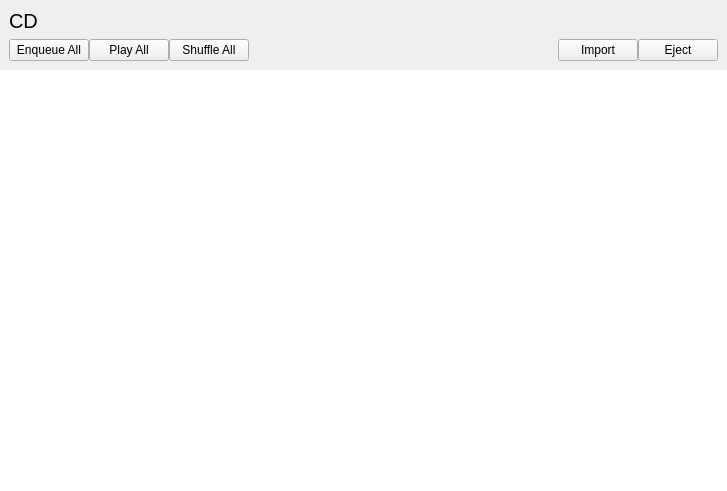
<?xml version="1.0" encoding="UTF-8"?>
<ui version="4.0">
 <class>CdChecker</class>
 <widget class="QWidget" name="CdChecker">
  <property name="geometry">
   <rect>
    <x>0</x>
    <y>0</y>
    <width>727</width>
    <height>491</height>
   </rect>
  </property>
  <property name="windowTitle">
   <string>Form</string>
  </property>
  <layout class="QVBoxLayout" name="verticalLayout">
   <property name="spacing">
    <number>0</number>
   </property>
   <property name="leftMargin">
    <number>0</number>
   </property>
   <property name="topMargin">
    <number>0</number>
   </property>
   <property name="rightMargin">
    <number>0</number>
   </property>
   <property name="bottomMargin">
    <number>0</number>
   </property>
   <item>
    <widget class="QWidget" name="topWidget" native="true">
     <layout class="QVBoxLayout" name="verticalLayout_2">
      <item>
       <widget class="QLabel" name="albumTitleLabel">
        <property name="font">
         <font>
          <pointsize>15</pointsize>
         </font>
        </property>
        <property name="text">
         <string>CD</string>
        </property>
       </widget>
      </item>
      <item>
       <widget class="QWidget" name="buttonWidget" native="true">
        <layout class="QHBoxLayout" name="horizontalLayout">
         <property name="spacing">
          <number>0</number>
         </property>
         <property name="leftMargin">
          <number>0</number>
         </property>
         <property name="topMargin">
          <number>0</number>
         </property>
         <property name="rightMargin">
          <number>0</number>
         </property>
         <property name="bottomMargin">
          <number>0</number>
         </property>
         <item>
          <widget class="QPushButton" name="enqueueAllButton">
           <property name="text">
            <string>Enqueue All</string>
           </property>
           <property name="icon">
            <iconset theme="view-media-playlist">
             <normaloff>../MacIntegration/cd</normaloff>../MacIntegration/cd</iconset>
           </property>
          </widget>
         </item>
         <item>
          <widget class="QPushButton" name="playAllButton">
           <property name="text">
            <string>Play All</string>
           </property>
           <property name="icon">
            <iconset theme="media-playback-start">
             <normaloff>../MacIntegration/cd</normaloff>../MacIntegration/cd</iconset>
           </property>
          </widget>
         </item>
         <item>
          <widget class="QPushButton" name="shuffleAllButton">
           <property name="text">
            <string>Shuffle All</string>
           </property>
           <property name="icon">
            <iconset theme="media-playlist-shuffle">
             <normaloff>../MacIntegration/cd</normaloff>../MacIntegration/cd</iconset>
           </property>
          </widget>
         </item>
         <item>
          <spacer name="horizontalSpacer">
           <property name="orientation">
            <enum>Qt::Horizontal</enum>
           </property>
           <property name="sizeHint" stdset="0">
            <size>
             <width>40</width>
             <height>20</height>
            </size>
           </property>
          </spacer>
         </item>
         <item>
          <widget class="QPushButton" name="importCdButton">
           <property name="text">
            <string>Import</string>
           </property>
           <property name="icon">
            <iconset theme="media-cd-import">
             <normaloff>../MacIntegration/cd</normaloff>../MacIntegration/cd</iconset>
           </property>
          </widget>
         </item>
         <item>
          <widget class="QPushButton" name="ejectButton">
           <property name="text">
            <string>Eject</string>
           </property>
           <property name="icon">
            <iconset theme="media-eject">
             <normaloff>../MacIntegration/cd</normaloff>../MacIntegration/cd</iconset>
           </property>
          </widget>
         </item>
        </layout>
       </widget>
      </item>
     </layout>
    </widget>
   </item>
   <item>
    <widget class="Line" name="line">
     <property name="maximumSize">
      <size>
       <width>16777215</width>
       <height>1</height>
      </size>
     </property>
     <property name="orientation">
      <enum>Qt::Horizontal</enum>
     </property>
    </widget>
   </item>
   <item>
    <widget class="QListWidget" name="tracksWidget">
     <property name="frameShape">
      <enum>QFrame::NoFrame</enum>
     </property>
    </widget>
   </item>
   <item>
    <widget class="QWidget" name="musicBrainzWidget" native="true">
     <layout class="QVBoxLayout" name="verticalLayout_3">
      <property name="spacing">
       <number>0</number>
      </property>
      <property name="leftMargin">
       <number>0</number>
      </property>
      <property name="topMargin">
       <number>0</number>
      </property>
      <property name="rightMargin">
       <number>0</number>
      </property>
      <property name="bottomMargin">
       <number>0</number>
      </property>
     </layout>
    </widget>
   </item>
  </layout>
 </widget>
 <resources/>
 <connections/>
</ui>
